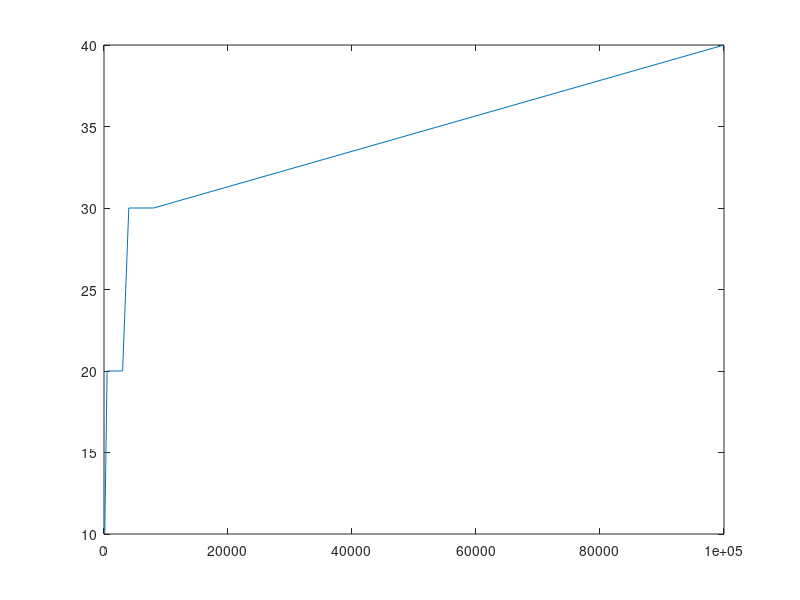

This chart was generated by the following MATLAB code: (Note: this script raises an error after producing the figure.)
% f_audiogram = [125 500 1000 2000 3000 4000 6000 8000 100000]; % 9 czestotliwosci audiogramu
% 
% % wspolczynniki (wzmacniajace n*10dB); od 0dB do +140dB
% coef_audiogram = [1]; 
%     for i = 1:14 %wypelnienie
%         coef_audiogram(i+1) = 10.^(i*10/20);
%     end
% 
%     
% % NAPISZ KALIBRACJE OD NOWA NP. Z UZYCIEM GENERATORA
% %kalibracja
%             fs=48000; % f probkowania 
%             f=1000; % f generowanego dzwieku
%             t=0:1/fs:1; % probki czasowe 1 sekundy
%             A=0.01; % domyslnie bylo 1
%             y=A*sin(2*pi*f*t);  % sygnal harmoniczny
%             Py=10*log10(sum(y.^2)); % moc akustyczna
%             coef=10.^(5/20); % wspolczynnik (zwiekszajacy +dB)
%             yy=y.*coef; % wzmocnienie sygnalu o +5dB
%             Pyy=10*log10(sum(yy.^2)); % moc akustyczna +5dB
%             test=[]; % dzwiek testowy do kalibracji
%             
%             % generowanie 2*10 sekund sygnalu testowego do kalibracji
%             for i=1:10
%                 z1=y(1,1:48000);
%                 z2=yy(1,1:48000);
%                 test=[zz z1 z2];
%             end
%             
%             % Kody z intstrukcji
%             %z4=zz/max(abs(zz));
%             %plot(z4)
%             %audiowrite('test.wav', zz, fs); % zapisanie sygnalu testowego
%             %do pliku
%          
%             
%             % Uniwersalny generator
%             A = 0.01; % stale wzmocnienie (zeby nie ogluchnac przy testach); domyslnie bylo 1
%             f = f_audiogram(1); % czestotliwosc generowanego dzwieku [Hz]
%             fs = 48000; % czestotliwosc probkowania [Hz]
%             t = 0:1/fs:1; % probki czasowe
% %             gain = 0; % wzmocnienie dB; Do wzmacniania kolejnych 
%             coef = coef_audiogram(1); % wspolczynnik (zwiekszajacy +dB)
%             y=coef*A*sin(2*pi*f*t);  % sygnal harmoniczny
%             
%             
%             % Lewy kanal
%             left=y(1,1:48000);
%             left = [left; zeros(size(left))];
%             % generowanie 10 sekund w lewym kanale
%             left_10sec = []
%             for i = 1:10
%                 left_10sec = [left_10sec left];
%             end
%             sound(left_10sec, fs);
%             
% %             % Prawy kanal
% %             right=y(1,1:48000);
% %             right = [zeros(size(right)); right];
% %             % generowanie 10 sekund w lewym kanale
% %             right_10sec = []
% %             for i = 1:10
% %                 right_10sec = [right_10sec right];
% %             end
% %             sound(right_10sec, fs);
%             
%             %sound(test, fs); % dzwiek testowy do kalibracji
%             h=questdlg('Kliknij, gdy będziesz słyszeć tylko jeden z dwóch tonów', ...
%                 'Kalibracja','OK','OK');
%             switch h
%               case 'OK'
%                  %'OK' code here
%                  clear("sound");
%               case ''
%                  %abort code
%               otherwise
%             end
%             
%             
        % TEST - Wyznaczanie wyniku audiogramu
        f_audiogram = [125 500 1000 2000 3000 4000 6000 8000 100000]; % 9 czestotliwosci audiogramu
        coef_audiogram = [1]; % wspolczynniki (wzmacniajace n*10dB); od 0dB do +140dB; Beda wypelnione po starcie programu
        offset = 0; % sztywno ustawiany Offset uszkodzenia sluchu, np. 7dB (bo 0dB na 1kHz jest glupie)
        
        left_ear = []; % ubytki sluchu w lewym uchu (w dB) dla 9 czestotliwosci audiogramu
        right_ear = []; % ubytki sluchu w prawym uchu (w dB) dla 9 czestotliwosci audiogramu
        left_ear_score = 0; % wynik audiogramu w lewym uchu [dB]
        right_ear_score = 0; % wynik audiogramu w lewym uchu [dB]
        final_score = 0; % wynik audiogramu uogolniony
        
        % Syntetyczne wypelnienie wyniku audiogramu:
%         left_ear = [10 20 20 80 20 30 30 30 40]; % wyjatek 2
%         right_ear = [20 20 20 70 20 80 40 40 50]; % wyjatek 1
        % Zastrzezenie B:
        left_ear = [10 20 20 20 20 30 30 30 40]; % typowy
        right_ear = [20 20 20 70 20 80 40 40 50]; % wyjatek 1
        
        
        % wynik audiogramu w lewym uchu [dB]
        % 500 Hz - element #2, 1000 Hz - #3, 2000 Hz - #4, 4000 Hz - #6
        if (abs(left_ear(2) - left_ear(4)) > 40)
            if (left_ear(4) > left_ear(6)) % Wyjatek nr 2
                left_ear_score = (left_ear(2) + left_ear(3) + left_ear(6)) / 3.0;
            else  % Wyjatek nr 1
                left_ear_score = (left_ear(2) + left_ear(3) + left_ear(4) + left_ear(6)) / 4.0;
            end
        else % Przypadek typowy
            left_ear_score = (left_ear(2) + left_ear(3) + left_ear(4)) / 3.0;
        end
        p = plot(f_audiogram, left_ear);
        p.Color = 'blue';
        hold on;
        
        % wynik audiogramu w prawym uchu [dB]
        % 500 Hz - element #2, 1000 Hz - #3, 2000 Hz - #4, 4000 Hz - #6
        if (abs(right_ear(2) - right_ear(4)) > 40)
            if (right_ear(4) < right_ear(6)) % Wyjatek nr 2
                right_ear_score = (right_ear(2) + right_ear(3) + right_ear(4) + right_ear(6)) / 4.0;
            else % Wyjatek nr 1
                right_ear_score = (right_ear(2) + right_ear(3) + right_ear(6)) / 3.0;
            end
        else % Przypadek typowy
            right_ear_score = (right_ear(2) + right_ear(3) + right_ear(4)) / 3.0;
        end
        p = plot(f_audiogram, right_ear);
        p.Color = 'red';
        
        % Wynik finalny audiogramu
        if (abs(right_ear_score - left_ear_score) > 25)
           final_score = 5;
        end
        if (right_ear_score < left_ear_score)
            final_score = final_score + right_ear_score;
        else
            final_score = final_score + left_ear_score;
        end
        
        % Wynik tekstowy audiogramu
        if (final_score > 120)
            fprintf('Calkowita gluchota\n');
        elseif (final_score > 90)
            fprintf('Glebokie uszkodzenie sluchu\n');
        elseif (final_score > 70)
            fprintf('Znaczne uszkodzenie sluchu\n'); 
        elseif (final_score > 40)
            fprintf('Umiarkowane uszkodzenie sluchu\n');
        elseif (final_score > 20)
            fprintf('Lekkie uszkodzenie sluchu\n');
        else
            fprintf('Sluch w normie\n');                            
        end
        
        
        
        
        
